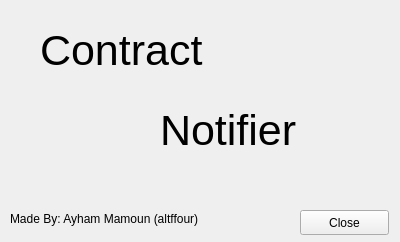
<?xml version="1.0" encoding="UTF-8"?>
<ui version="4.0">
 <class>appInfoWin</class>
 <widget class="QWidget" name="appInfoWin">
  <property name="geometry">
   <rect>
    <x>0</x>
    <y>0</y>
    <width>400</width>
    <height>242</height>
   </rect>
  </property>
  <property name="windowTitle">
   <string>App Info</string>
  </property>
  <widget class="QPushButton" name="closeBtn">
   <property name="geometry">
    <rect>
     <x>300</x>
     <y>210</y>
     <width>89</width>
     <height>25</height>
    </rect>
   </property>
   <property name="text">
    <string>Close</string>
   </property>
  </widget>
  <widget class="QLabel" name="label">
   <property name="geometry">
    <rect>
     <x>40</x>
     <y>10</y>
     <width>181</width>
     <height>81</height>
    </rect>
   </property>
   <property name="font">
    <font>
     <pointsize>32</pointsize>
    </font>
   </property>
   <property name="text">
    <string>Contract</string>
   </property>
  </widget>
  <widget class="QLabel" name="label_2">
   <property name="geometry">
    <rect>
     <x>160</x>
     <y>90</y>
     <width>181</width>
     <height>81</height>
    </rect>
   </property>
   <property name="font">
    <font>
     <pointsize>32</pointsize>
    </font>
   </property>
   <property name="text">
    <string>Notifier</string>
   </property>
  </widget>
  <widget class="QLabel" name="label_3">
   <property name="geometry">
    <rect>
     <x>10</x>
     <y>210</y>
     <width>251</width>
     <height>17</height>
    </rect>
   </property>
   <property name="text">
    <string>Made By: Ayham Mamoun (altffour)</string>
   </property>
  </widget>
 </widget>
 <resources/>
 <connections/>
</ui>
